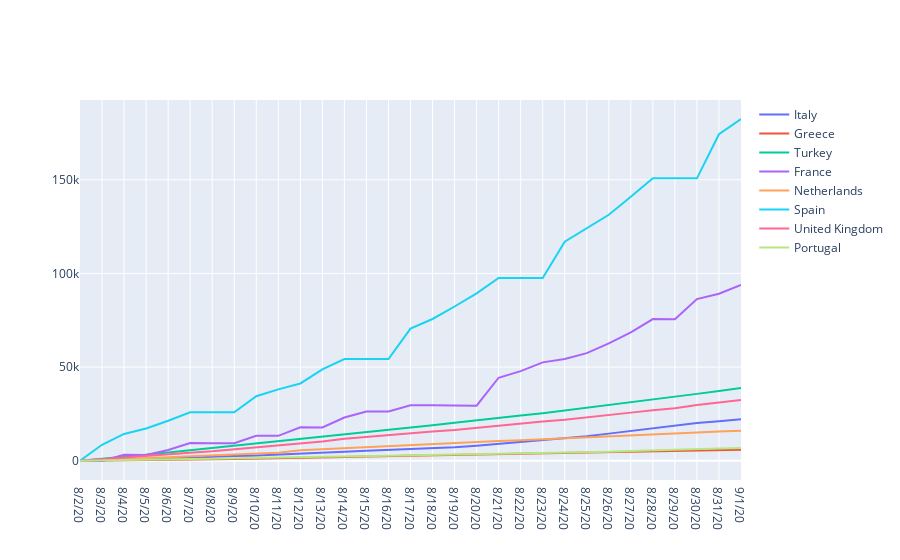

Here is the notebook cell this chart was saved with:
### Code cell
draw(flip(difference(confirmed_selection)))
